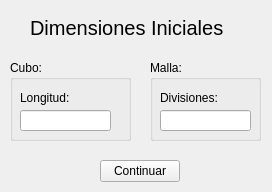
<?xml version="1.0" encoding="UTF-8"?>
<ui version="4.0">
 <class>MainWindow</class>
 <widget class="QMainWindow" name="MainWindow">
  <property name="geometry">
   <rect>
    <x>0</x>
    <y>0</y>
    <width>272</width>
    <height>192</height>
   </rect>
  </property>
  <property name="windowTitle">
   <string>MainWindow</string>
  </property>
  <widget class="QWidget" name="centralWidget">
   <widget class="QLabel" name="label">
    <property name="geometry">
     <rect>
      <x>30</x>
      <y>20</y>
      <width>221</width>
      <height>16</height>
     </rect>
    </property>
    <property name="font">
     <font>
      <pointsize>15</pointsize>
     </font>
    </property>
    <property name="layoutDirection">
     <enum>Qt::LeftToRight</enum>
    </property>
    <property name="text">
     <string>Dimensiones Iniciales</string>
    </property>
   </widget>
   <widget class="QGroupBox" name="cajaGroupBox">
    <property name="geometry">
     <rect>
      <x>10</x>
      <y>60</y>
      <width>121</width>
      <height>81</height>
     </rect>
    </property>
    <property name="title">
     <string>Cubo:</string>
    </property>
    <widget class="QLabel" name="cajaLabel">
     <property name="geometry">
      <rect>
       <x>10</x>
       <y>30</y>
       <width>101</width>
       <height>16</height>
      </rect>
     </property>
     <property name="text">
      <string>Longitud:</string>
     </property>
    </widget>
    <widget class="QLineEdit" name="cajaLongitud">
     <property name="geometry">
      <rect>
       <x>10</x>
       <y>50</y>
       <width>91</width>
       <height>21</height>
      </rect>
     </property>
    </widget>
   </widget>
   <widget class="QGroupBox" name="malaGroupBox">
    <property name="geometry">
     <rect>
      <x>150</x>
      <y>60</y>
      <width>111</width>
      <height>81</height>
     </rect>
    </property>
    <property name="title">
     <string>Malla:</string>
    </property>
    <widget class="QLabel" name="mallaLabel">
     <property name="geometry">
      <rect>
       <x>10</x>
       <y>30</y>
       <width>91</width>
       <height>16</height>
      </rect>
     </property>
     <property name="text">
      <string>Divisiones:</string>
     </property>
    </widget>
    <widget class="QLineEdit" name="mallaDivisiones">
     <property name="geometry">
      <rect>
       <x>10</x>
       <y>50</y>
       <width>91</width>
       <height>21</height>
      </rect>
     </property>
    </widget>
   </widget>
   <widget class="QPushButton" name="pushButton">
    <property name="geometry">
     <rect>
      <x>100</x>
      <y>160</y>
      <width>80</width>
      <height>22</height>
     </rect>
    </property>
    <property name="text">
     <string>Continuar</string>
    </property>
   </widget>
  </widget>
 </widget>
 <layoutdefault spacing="6" margin="11"/>
 <resources/>
 <connections/>
</ui>
